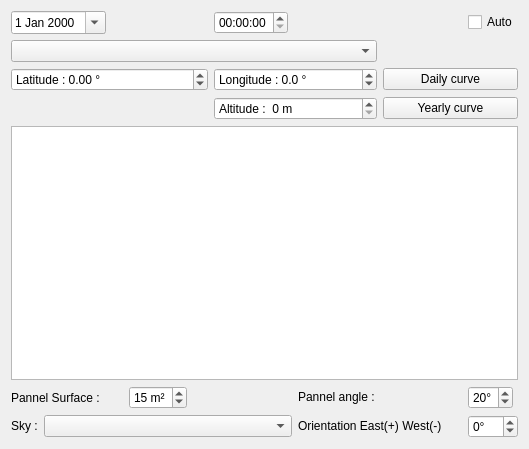
<?xml version="1.0" encoding="UTF-8"?>
<ui version="4.0">
 <class>energiesolaire</class>
 <widget class="QWidget" name="energiesolaire">
  <property name="geometry">
   <rect>
    <x>0</x>
    <y>0</y>
    <width>529</width>
    <height>449</height>
   </rect>
  </property>
  <property name="sizePolicy">
   <sizepolicy hsizetype="Preferred" vsizetype="Preferred">
    <horstretch>0</horstretch>
    <verstretch>0</verstretch>
   </sizepolicy>
  </property>
  <property name="windowTitle">
   <string>Sun Energy</string>
  </property>
  <property name="windowIcon">
   <iconset resource="onewire.qrc">
    <normaloff>:/images/images/kfm_home.png</normaloff>:/images/images/kfm_home.png</iconset>
  </property>
  <layout class="QGridLayout" name="gridLayout">
   <item row="0" column="0" colspan="2">
    <widget class="QDateEdit" name="dateEdit">
     <property name="sizePolicy">
      <sizepolicy hsizetype="Fixed" vsizetype="Fixed">
       <horstretch>0</horstretch>
       <verstretch>0</verstretch>
      </sizepolicy>
     </property>
     <property name="displayFormat">
      <string>d MMM yyyy</string>
     </property>
     <property name="calendarPopup">
      <bool>true</bool>
     </property>
    </widget>
   </item>
   <item row="0" column="3" colspan="2">
    <widget class="QTimeEdit" name="timeEdit">
     <property name="sizePolicy">
      <sizepolicy hsizetype="Fixed" vsizetype="Fixed">
       <horstretch>0</horstretch>
       <verstretch>0</verstretch>
      </sizepolicy>
     </property>
     <property name="calendarPopup">
      <bool>false</bool>
     </property>
    </widget>
   </item>
   <item row="0" column="6">
    <widget class="QCheckBox" name="checkBoxAuto">
     <property name="maximumSize">
      <size>
       <width>50</width>
       <height>16777215</height>
      </size>
     </property>
     <property name="text">
      <string>Auto</string>
     </property>
     <property name="checked">
      <bool>false</bool>
     </property>
    </widget>
   </item>
   <item row="1" column="0" colspan="5">
    <widget class="QComboBox" name="comboBoxVille">
     <property name="sizePolicy">
      <sizepolicy hsizetype="Preferred" vsizetype="Fixed">
       <horstretch>0</horstretch>
       <verstretch>0</verstretch>
      </sizepolicy>
     </property>
     <property name="maximumSize">
      <size>
       <width>16777215</width>
       <height>16777215</height>
      </size>
     </property>
    </widget>
   </item>
   <item row="2" column="0" colspan="3">
    <widget class="QDoubleSpinBox" name="spinBoxLatitude">
     <property name="sizePolicy">
      <sizepolicy hsizetype="MinimumExpanding" vsizetype="Fixed">
       <horstretch>0</horstretch>
       <verstretch>0</verstretch>
      </sizepolicy>
     </property>
     <property name="minimumSize">
      <size>
       <width>0</width>
       <height>0</height>
      </size>
     </property>
     <property name="maximumSize">
      <size>
       <width>16777215</width>
       <height>16777215</height>
      </size>
     </property>
     <property name="prefix">
      <string>Latitude : </string>
     </property>
     <property name="suffix">
      <string> °</string>
     </property>
     <property name="decimals">
      <number>2</number>
     </property>
     <property name="minimum">
      <double>-180.000000000000000</double>
     </property>
     <property name="maximum">
      <double>180.000000000000000</double>
     </property>
    </widget>
   </item>
   <item row="2" column="3" colspan="2">
    <widget class="QDoubleSpinBox" name="spinBoxLongitude">
     <property name="sizePolicy">
      <sizepolicy hsizetype="MinimumExpanding" vsizetype="Fixed">
       <horstretch>0</horstretch>
       <verstretch>0</verstretch>
      </sizepolicy>
     </property>
     <property name="minimumSize">
      <size>
       <width>0</width>
       <height>0</height>
      </size>
     </property>
     <property name="maximumSize">
      <size>
       <width>16777215</width>
       <height>16777215</height>
      </size>
     </property>
     <property name="prefix">
      <string>Longitude : </string>
     </property>
     <property name="suffix">
      <string> °</string>
     </property>
     <property name="decimals">
      <number>1</number>
     </property>
     <property name="minimum">
      <double>-180.000000000000000</double>
     </property>
     <property name="maximum">
      <double>180.000000000000000</double>
     </property>
    </widget>
   </item>
   <item row="2" column="5" colspan="2">
    <widget class="QPushButton" name="pushButtonGraphQuot">
     <property name="text">
      <string>Daily curve</string>
     </property>
    </widget>
   </item>
   <item row="3" column="3" colspan="2">
    <widget class="QDoubleSpinBox" name="spinBoxAltitude">
     <property name="sizePolicy">
      <sizepolicy hsizetype="MinimumExpanding" vsizetype="Fixed">
       <horstretch>0</horstretch>
       <verstretch>0</verstretch>
      </sizepolicy>
     </property>
     <property name="minimumSize">
      <size>
       <width>0</width>
       <height>0</height>
      </size>
     </property>
     <property name="maximumSize">
      <size>
       <width>16777215</width>
       <height>16777215</height>
      </size>
     </property>
     <property name="prefix">
      <string>Altitude :  </string>
     </property>
     <property name="suffix">
      <string> m</string>
     </property>
     <property name="decimals">
      <number>0</number>
     </property>
     <property name="minimum">
      <double>0.000000000000000</double>
     </property>
     <property name="maximum">
      <double>9999.000000000000000</double>
     </property>
     <property name="singleStep">
      <double>100.000000000000000</double>
     </property>
     <property name="value">
      <double>0.000000000000000</double>
     </property>
    </widget>
   </item>
   <item row="3" column="5" colspan="2">
    <widget class="QPushButton" name="pushButtonGraphAn">
     <property name="text">
      <string>Yearly curve</string>
     </property>
    </widget>
   </item>
   <item row="4" column="0" colspan="7">
    <widget class="QTextEdit" name="textEdit">
     <property name="sizePolicy">
      <sizepolicy hsizetype="Preferred" vsizetype="Expanding">
       <horstretch>0</horstretch>
       <verstretch>0</verstretch>
      </sizepolicy>
     </property>
     <property name="maximumSize">
      <size>
       <width>16777215</width>
       <height>16777215</height>
      </size>
     </property>
    </widget>
   </item>
   <item row="5" column="0" colspan="2">
    <widget class="QLabel" name="label">
     <property name="sizePolicy">
      <sizepolicy hsizetype="Fixed" vsizetype="Preferred">
       <horstretch>0</horstretch>
       <verstretch>0</verstretch>
      </sizepolicy>
     </property>
     <property name="text">
      <string>Pannel Surface :</string>
     </property>
    </widget>
   </item>
   <item row="5" column="2" colspan="2">
    <widget class="QSpinBox" name="spinBoxSurface">
     <property name="sizePolicy">
      <sizepolicy hsizetype="Fixed" vsizetype="Fixed">
       <horstretch>0</horstretch>
       <verstretch>0</verstretch>
      </sizepolicy>
     </property>
     <property name="suffix">
      <string> m²</string>
     </property>
     <property name="prefix">
      <string/>
     </property>
     <property name="minimum">
      <number>1</number>
     </property>
     <property name="value">
      <number>15</number>
     </property>
    </widget>
   </item>
   <item row="5" column="4" colspan="2">
    <widget class="QLabel" name="label_2">
     <property name="sizePolicy">
      <sizepolicy hsizetype="Fixed" vsizetype="Fixed">
       <horstretch>0</horstretch>
       <verstretch>0</verstretch>
      </sizepolicy>
     </property>
     <property name="text">
      <string>Pannel angle :</string>
     </property>
    </widget>
   </item>
   <item row="5" column="6">
    <widget class="QSpinBox" name="spinBoxInclinaison">
     <property name="sizePolicy">
      <sizepolicy hsizetype="Fixed" vsizetype="Fixed">
       <horstretch>0</horstretch>
       <verstretch>0</verstretch>
      </sizepolicy>
     </property>
     <property name="suffix">
      <string>°</string>
     </property>
     <property name="prefix">
      <string/>
     </property>
     <property name="minimum">
      <number>1</number>
     </property>
     <property name="maximum">
      <number>90</number>
     </property>
     <property name="value">
      <number>20</number>
     </property>
    </widget>
   </item>
   <item row="6" column="0">
    <widget class="QLabel" name="label_4">
     <property name="sizePolicy">
      <sizepolicy hsizetype="Fixed" vsizetype="Fixed">
       <horstretch>0</horstretch>
       <verstretch>0</verstretch>
      </sizepolicy>
     </property>
     <property name="text">
      <string>Sky :</string>
     </property>
    </widget>
   </item>
   <item row="6" column="1" colspan="3">
    <widget class="QComboBox" name="comboBoxCiel"/>
   </item>
   <item row="6" column="4" colspan="2">
    <widget class="QLabel" name="label_3">
     <property name="sizePolicy">
      <sizepolicy hsizetype="Fixed" vsizetype="Fixed">
       <horstretch>0</horstretch>
       <verstretch>0</verstretch>
      </sizepolicy>
     </property>
     <property name="text">
      <string>Orientation East(+) West(-)</string>
     </property>
    </widget>
   </item>
   <item row="6" column="6">
    <widget class="QSpinBox" name="spinBoxEstOuest">
     <property name="suffix">
      <string>°</string>
     </property>
     <property name="minimum">
      <number>-90</number>
     </property>
     <property name="maximum">
      <number>90</number>
     </property>
    </widget>
   </item>
  </layout>
 </widget>
 <resources>
  <include location="onewire.qrc"/>
 </resources>
 <connections/>
</ui>
